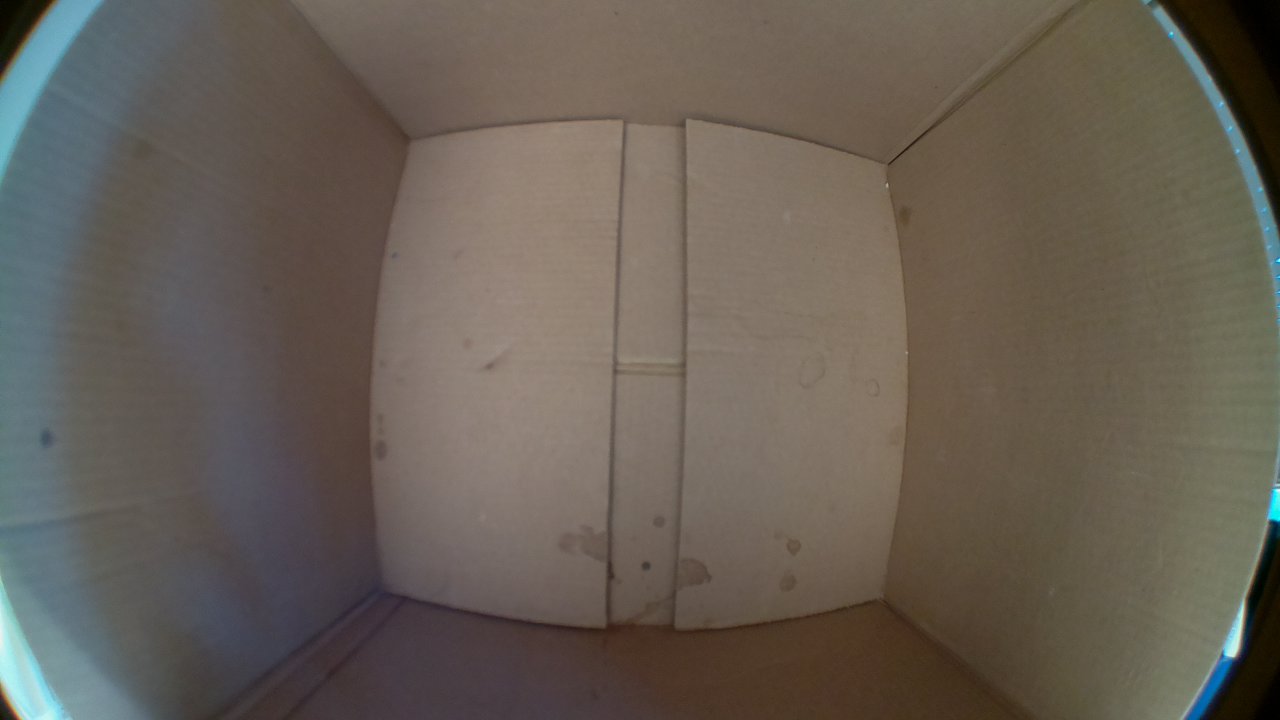
#> input picture webapps/cv_code/bg.jpeg, 2560 x 1440 px, given in place of cur_img12.jpeg, which was not available (shown at 1/2 size)
$ python diff.py   (older library calls are emulated)
#> lines starting #> are read from the running program, lines starting #| are printed output that depends on the picture; pictures that were not available may be replaced by others from this repository, and a replacement may not be noted
#> in get_largest_dif_folder, before is the input picture: shape (1440, 2560, 3); mean B, G, R 84.8, 94.4, 102.6

import imp
from skimage.metrics import structural_similarity
import cv2
import numpy as np
import matplotlib.pyplot as plt
import os
import shutil
import math

def do_blur_diff(bg_img, new_img):
    # grayA = cv2.cvtColor(imageA, cv2.COLOR_BGR2GRAY)
    # grayB = cv2.cvtColor(imageB, cv2.COLOR_BGR2GRAY)

    ksize = (10, 10)
    bg_img = cv2.blur(bg_img, ksize)
    new_img = cv2.blur(new_img, ksize)

    diff = cv2.subtract(new_img, bg_img)
    thresh = cv2.threshold(diff, 0, 255, cv2.THRESH_BINARY_INV | cv2.THRESH_OTSU)[1]
    cnts = cv2.findContours(thresh.copy(), cv2.RETR_EXTERNAL, cv2.CHAIN_APPROX_SIMPLE)
    # cnts = imutils.grab_contours(cnts)
    plt.imshow(bg_img),plt.show()
    cv2.imshow("Original", bg_img)
    cv2.imshow("Diff", diff)
    plt.imshow(diff),plt.show()
    return diff

def find_largest_diff_bounds(before, after):
    # ripped from stack overflow:
    # https://stackoverflow.com/questions/56183201/detect-and-visualize-differences-between-two-images-with-opencv-python

    # returns the bounding rectangle around the largest difference found between the before and after images
    # in the form of (x,y,w,h)
    # Convert images to grayscale


    scale_percent = 0.05 # percent of original size
    width = int(before.shape[1] * scale_percent)
#> width = 128
    height = int(before.shape[0] * scale_percent)
#> height = 72
    dim = (width, height)
#> dim = (128, 72)

    # resize image
    before_scaled = cv2.resize(before, dim, interpolation = cv2.INTER_AREA)
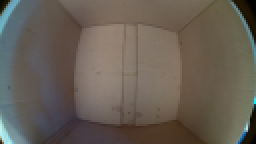
#> before_scaled: shape (72, 128, 3) (shown 2 times larger); mean B, G, R 84.8, 94.4, 102.6
    after_scaled = cv2.resize(after, dim, interpolation = cv2.INTER_AREA)


    before_gray = cv2.cvtColor(before_scaled, cv2.COLOR_BGR2GRAY)
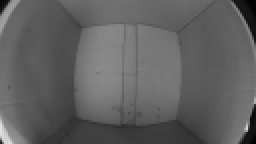
#> before_gray: shape (72, 128) (shown 2 times larger); min 1, max 225, mean 95.8
    after_gray = cv2.cvtColor(after_scaled, cv2.COLOR_BGR2GRAY)

    # Compute SSIM between two images
    (score, diff) = structural_similarity(before_gray, after_gray, full=True)
#> diff: shape (72, 128) float64; every value is 1
#> score = 1
    # print("Image similarity", score)

    # The diff image contains the actual image differences between the two images
    # and is represented as a floating point data type in the range [0,1]
    # so we must convert the array to 8-bit unsigned integers in the range
    # [0,255] before we can use it with OpenCV
    diff = (diff * 255).astype("uint8")
#> diff: shape (72, 128); every value is 255

    # Threshold the difference image, followed by finding contours to
    # obtain the regions of the two input images that differ
    thresh = cv2.threshold(diff, 0, 255, cv2.THRESH_BINARY_INV | cv2.THRESH_OTSU)[1]
#> thresh: shape (72, 128); every value is 0
    contours = cv2.findContours(thresh.copy(), cv2.RETR_EXTERNAL, cv2.CHAIN_APPROX_SIMPLE)
#> contours = 0 contours
    contours = contours[0] if len(contours) == 2 else contours[1]
#> contours = []

    mask = np.zeros(before_scaled.shape, dtype='uint8')
    filled_after = after_scaled.copy()

    largest_contour = None
    largest_contour_size = 0
    for c in contours:
        area = cv2.contourArea(c)
        if area > 40:
            x,y,w,h = cv2.boundingRect(c)
            # [4 lines of commented-out code are left out]
            if area > largest_contour_size:
                largest_contour_size = area
                largest_contour = c
#> this loop made 0 passes
#> after the loop, largest_contour_size = 0

    # [6 lines of commented-out code are left out]
    (x,y,w,h) = (int(i/scale_percent) for i in cv2.boundingRect(largest_contour))
#> x = 0; y = 0; w = 0; h = 0

    # [19 lines of commented-out code are left out]

    return (x,y,w,h)


def get_largest_dif(before, after, return_bounds = False):
    """returns a tuple.
    The first element is the subsection of the before image that contains the largest diff,
    the second is the subsection of the after images"""
    (x,y,w,h) = find_largest_diff_bounds(before, after)
#> x = 0; y = 0; w = 0; h = 0
    croped_before_img = before[y:y+h, x:x+w]
#> croped_before_img = empty array
    cropped_after_img = after[y:y+h, x:x+w]
#> cropped_after_img = empty array
    if return_bounds:
        return (croped_before_img, cropped_after_img, (x,y,w,h))
    else:
        return (croped_before_img, cropped_after_img)

def get_largest_dif_folder(before_file_path, after_folder_path, keep_before=False, out_dir = "Output/dif_output"):

    #clear existing output directory, if it exists
    if os.path.exists(out_dir):
        shutil.rmtree(out_dir)
    os.makedirs(out_dir)


    before = cv2.imread(before_file_path)
    for img_name in os.listdir(after_folder_path):
        if img_name[0] == '.':
            continue
        after = cv2.imread(os.path.join(after_folder_path, img_name))
        (cropped_before_img, cropped_after_img) = get_largest_dif(before, after)
#> cropped_before_img = empty array; cropped_after_img = empty array
        if keep_before and not len(cropped_before_img) > 0:
            cv2.imwrite(os.path.join(out_dir, img_name), cropped_before_img)
        elif len(cropped_after_img) > 0:
            cv2.imwrite(os.path.join(out_dir, img_name), cropped_after_img)


if __name__ == "__main__":
    # get_largest_dif_folder("~/Downloads/18500/webapp/webapps/cv_code/Bin2/cur_img67.jpeg", "TopDown")
    # get_largest_dif_folder("/Volumes/PRINT/bg.jpeg", "/Volumes/PRINT/test2")
    get_largest_dif_folder("/Volumes/PRINT/cur_img12.jpeg", "/Volumes/PRINT/test")


# [22 lines of commented-out code are left out]

$ run again, on webapps/cv_code/undistorted_bg.jpeg
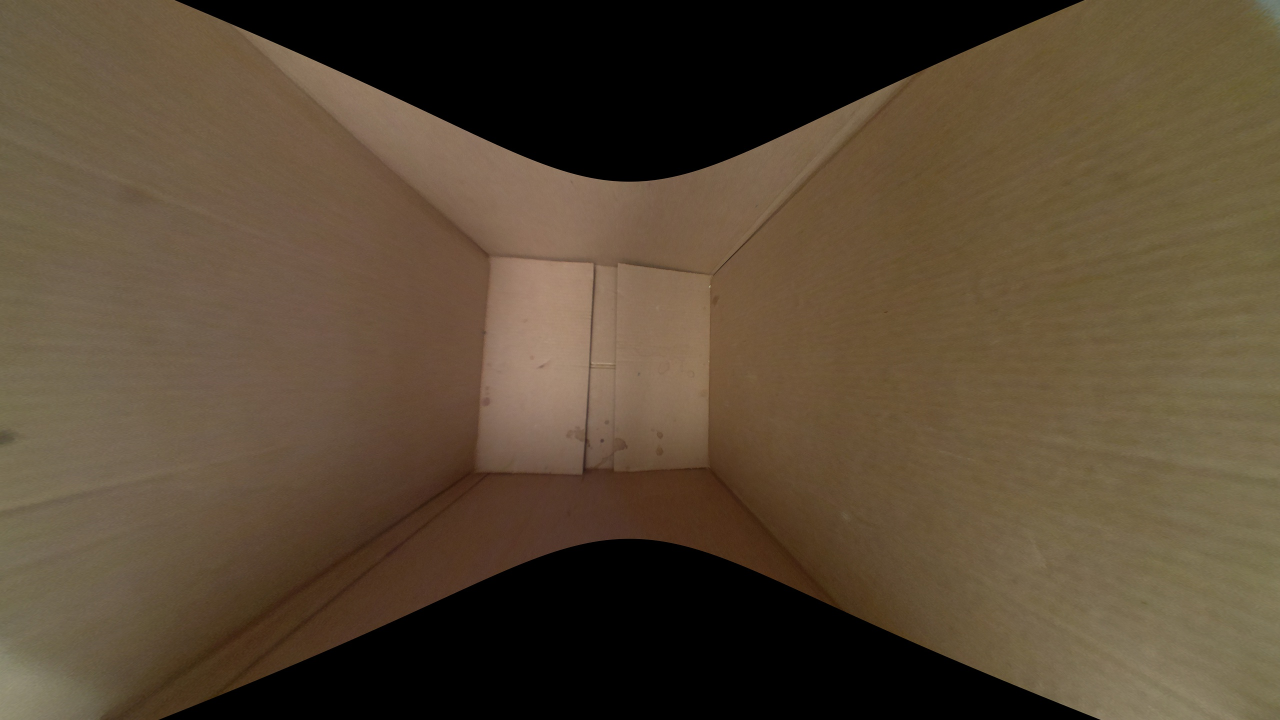
#> input picture webapps/cv_code/undistorted_bg.jpeg, 2560 x 1440 px, given in place of cur_img12.jpeg, which was not available (shown at 1/2 size)
#> in get_largest_dif_folder, before is the input picture: shape (1440, 2560, 3); mean B, G, R 52.1, 71.9, 87.8
#> in find_largest_diff_bounds, `before_scaled = cv2.resize(before, dim, interpolation = cv2.INTER_AREA)`:
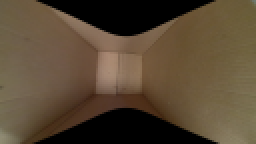
#> before_scaled: shape (72, 128, 3) (shown 2 times larger); mean B, G, R 52.1, 71.9, 87.8
#> in find_largest_diff_bounds, `before_gray = cv2.cvtColor(before_scaled, cv2.COLOR_BGR2GRAY)`:
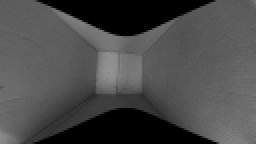
#> before_gray: shape (72, 128) (shown 2 times larger); min 0, max 147, mean 74.4
#> score = 1
#> thresh: shape (72, 128); every value is 0
#> in find_largest_diff_bounds, `contours = cv2.findContours(thresh.copy(), cv2.RETR_EXTERNAL, cv2.CHAI..`: contours = 0 contours
#> in find_largest_diff_bounds, `contours = contours[0] if len(contours) == 2 else contours[1]`: contours = []
#> after the loop in find_largest_diff_bounds, `for c in contours:`: largest_contour_size = 0
#> croped_before_img = empty array
